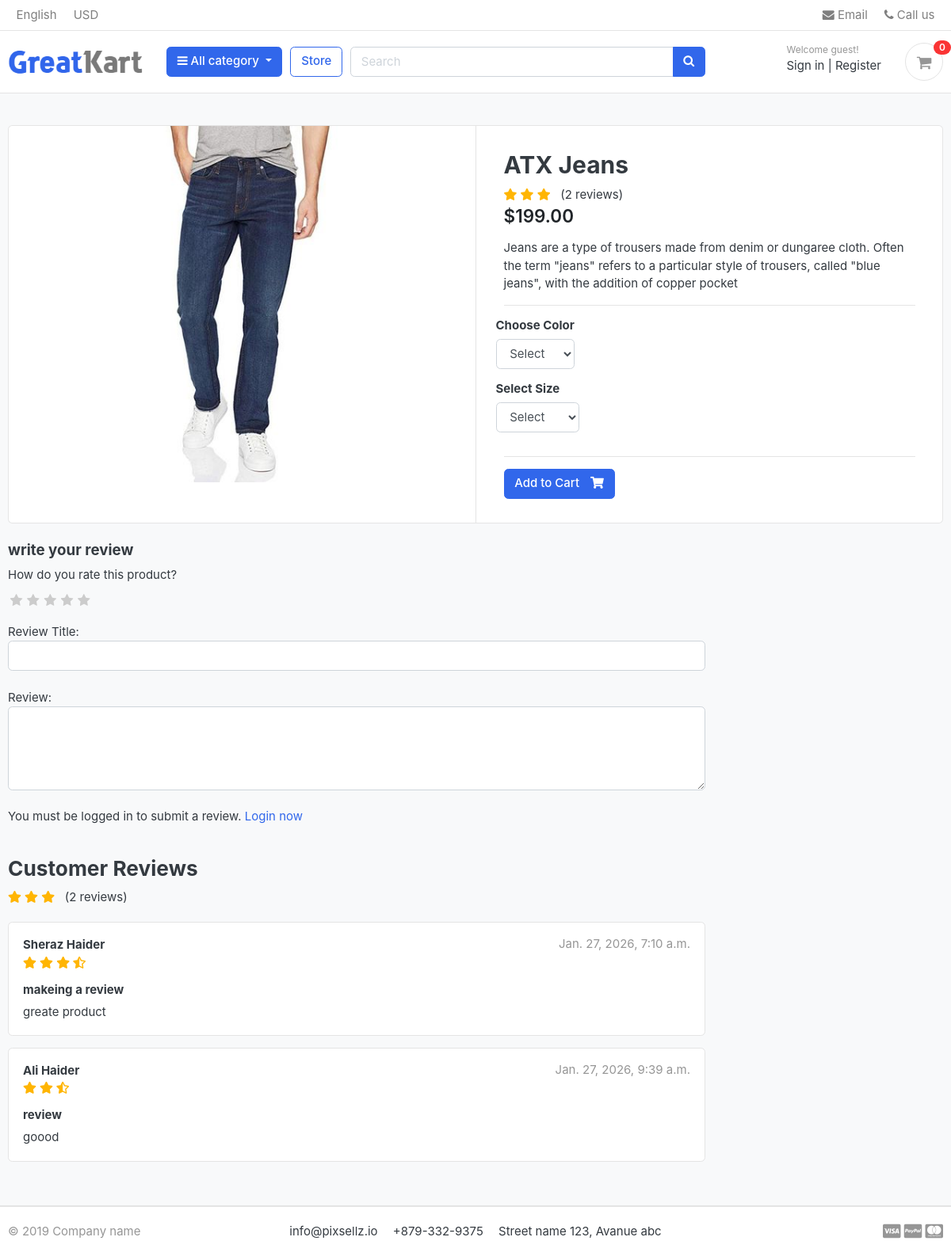
/store/category/jeans/atx-jeans/, run on the app's committed database.
### store/models.py (models this page shows, shortened)
class Product(models.Model):
    product_name    = models.CharField(max_length=200, unique=True)
    slug            = models.SlugField(max_length=200, unique=True)
    description     = models.TextField(max_length=500, blank=True)
    price           = models.DecimalField(max_digits=10, decimal_places=2)
    image           = models.ImageField(upload_to='photos/products')
    stock           = models.PositiveIntegerField()
    is_available    = models.BooleanField(default=True)
    category        = models.ForeignKey(Category, on_delete=models.CASCADE, related_name='products')
    created_date    = models.DateTimeField(auto_now_add=True)
    modified_date   = models.DateTimeField(auto_now=True)
    def averageReview(self):
        reviews = ReviewRating.objects.filter(product=self, status=True).aggregate(average=models.Avg('rating'))
        avg = 0
        if reviews['average'] is not None:
            avg = float(reviews['average'])
        return avg
    def countReview(self):
        reviews = ReviewRating.objects.filter(product=self, status=True).aggregate(count=models.Count('id'))
        count = 0
        if reviews['count'] is not None:
            count = int(reviews['count'])
        return count

class ReviewRating(models.Model):
    product     = models.ForeignKey(Product,on_delete=models.CASCADE)
    user        = models.ForeignKey(Account,on_delete=models.CASCADE)
    subject     = models.CharField(max_length=100,blank=True)
    review      = models.TextField(max_length=500,blank=True)
    rating      = models.FloatField()
    ip          = models.CharField(max_length=20,blank=True)
    status      = models.BooleanField(default=True)
    created_date  = models.DateTimeField(auto_now_add=True)
    updated_date  = models.DateTimeField(auto_now=True)

### accounts/models.py (models this page shows, shortened)
class Account(AbstractBaseUser):
    first_name      = models.CharField(max_length=50)
    last_name       = models.CharField(max_length=50)
    username        = models.CharField(max_length=50, unique=True)
    email           = models.EmailField(max_length=100, unique=True)
    phone_number    = models.CharField(max_length=50)
    date_joined     = models.DateTimeField(auto_now_add=True)
    last_login      = models.DateTimeField(auto_now=True)
    is_admin        = models.BooleanField(default=False)
    is_staff        = models.BooleanField(default=False)
    is_active       = models.BooleanField(default=True)
    is_superadmin   = models.BooleanField(default=False)
    USERNAME_FIELD = 'email'
    REQUIRED_FIELDS = ['username', 'first_name', 'last_name']
    objects = AccountManager()
    def fullname(self):
        return f'{self.first_name} {self.last_name}'

### store/views.py (the view)
# urls.py: path('category/<slug:category_slug>/<slug:product_slug>/',views.product_detail, name="product_detail"),
def product_detail(request,category_slug,product_slug ):
    try:
        single_product = Product.objects.get(category__slug=category_slug,slug= product_slug)
        in_cart=CartItem.objects.filter(cart__cart_id=_cart_id(request),product=single_product).exists()
    except Exception as e:
        raise e
    reviews = ReviewRating.objects.filter(product_id=single_product.id,status=True)
    context = {
        'single_product':single_product,
        'in_cart':in_cart,
        'reviews':reviews,
    }
    return render(request,'store/product_detail.html',context)

### carts/context_processers.py (called while the page is built)
def counter(request):
    cart_count = 0
    if 'admin' in request.path:
        return {}
    else:
        try:
            cart = Cart.objects.filter(cart_id = _cart_id(request))
            if request.user.is_authenticated:
                cart_items = CartItem.objects.all().filter(user=request.user)
            else:
                cart_items = CartItem.objects.all().filter(cart=cart[:1])
            for cart_item in cart_items:
                cart_count += cart_item.quantity
        except Cart.DoesNotExist:
            cart_count = 0
    return dict(cart_count=cart_count)

### carts/views.py (called while the page is built)
def _cart_id(request):
    cart = request.session.session_key
    if not cart:
        request.session.create()
        cart = request.session.session_key
    return cart

### category/context_processers.py (called while the page is built)
def menu_links(request):
    links = Category.objects.all()
    return dict(links= links)

### category/models.py (called while the page is built)
    def get_url(self):
        return reverse('products_by_category',args=[self.slug])

### store/models.py (called while the page is built)
    def colors(self):
        return super(VariationManagar,self).filter(variation_category='color',is_active =True)

    def sizes(self):
        return super(VariationManagar,self).filter(variation_category='size',is_active=True)

### templates/store/product_detail.html (shortened to what this page needs)
{% extends "base.html" %}
{% load static %}
{% block content %}
<section class="section-content padding-y bg">
<div class="container">
<div class="card">
	<div class="row no-gutters">
		<aside class="col-md-6">
<article class="gallery-wrap">
	<div class="img-big-wrap">
	   <a href="{{ single_product.image.url }}"><img src="{{ single_product.image.url }}"></a>
	</div>
</article>
		</aside>
		<main class="col-md-6 border-left">
<form action="{% url 'add_cart' single_product.id %}" method ="POST">
	<article class="content-body">
	<h2 class="title">{{ single_product.product_name }}</h2>
	<div class="rating-star">
    <span>
        <i class="fas fa-star{% if single_product.averageReview >= 1 %}{% elif single_product.averageReview >= 0.5 %}-half-alt{% else %}-alt{% endif %}"></i>
        <i class="fas fa-star{% if single_product.averageReview >= 2 %}{% elif single_product.averageReview >= 1.5 %}-half-alt{% else %}-alt{% endif %}"></i>
        <i class="fas fa-star{% if single_product.averageReview >= 3 %}{% elif single_product.averageReview >= 2.5 %}-half-alt{% else %}-alt{% endif %}"></i>
		<span>({{ single_product.countReview }} reviews)</span>
    </span>
</div>
	<div class="mb-3">
		<var class="price h4">${{single_product.price}}</var>
	</div>
	<p>{{single_product.description}}</p>
	<hr>
		<div class="row">
			<div class="item-option-select">
				<h6>Choose Color</h6>
				<select name="color" class="form-control" required>
					<option value="" disabled selected>Select</option>
				</select>
			</div>
		</div>
		<div class="row">
			<div class="item-option-select">
				<h6>Select Size</h6>
				<select name="size" class="form-control">
					<option value="" disabled selected>Select</option>
				</select>
			</div>
		</div>
		<hr>
		{% if single_product.stock %}
    <button type="submit" class="btn btn-primary">
        <span class="text">Add to Cart</span>
        <i class="fas fa-shopping-cart"></i>
    </button>
{% else %}
    <h5 class="text-danger">Out of Stock</h5>
{% endif %}
	</article>
</form>
		</main>
	</div>
</div>
<br>
<div class="row">
			<div class="col-md-9">
	<form action="{% url "submit_review" single_product.id %}" method='POST'>
		<h5>write your review</h5>
		<div>
			<label for="">How do you rate this product?</label>
			<br>
			<div class="rate">
				<input type="radio" name="rating" id="rating10" value="5" required><label for="rating10" title="5" ></label>
				<input type="radio" name="rating" id="rating8" value="4" required><label for="rating8" title="4" ></label>
				<input type="radio" name="rating" id="rating6" value="3" required><label for="rating6" title="3" ></label>
				<input type="radio" name="rating" id="rating4" value="2" required><label for="rating4" title="2" ></label>
				<input type="radio" name="rating" id="rating2" value="1" required><label for="rating2" title="1"></label>
			</div>
<br>
			Review Title:
			<input type="text" name="subject" class="form-control" >
			<br>
			Review:
			<textarea name="review" class="form-control" rows="4" ></textarea>
			<br>
			{% if user.is_authenticated %}
			<input type="submit" value="submit review" class="btn btn-primary">
			{% else %}
			<p>You must be logged in to submit a review. <span><a href="{% url "login" %}">Login now</a></span> </p>
			{% endif %}
		</div>
	</form>
	<br>
	<header class="section-heading">
		<h3>Customer Reviews </h3>
<div class="rating-star">
    <span>
        <i class="fas fa-star{% if single_product.averageReview >= 1 %}{% elif single_product.averageReview >= 0.5 %}-half-alt{% else %}-alt{% endif %}"></i>
        <i class="fas fa-star{% if single_product.averageReview >= 2 %}{% elif single_product.averageReview >= 1.5 %}-half-alt{% else %}-alt{% endif %}"></i>
        <i class="fas fa-star{% if single_product.averageReview >= 3 %}{% elif single_product.averageReview >= 2.5 %}-half-alt{% else %}-alt{% endif %}"></i>
		<span>({{ single_product.countReview }} reviews)</span>
    </span>
</div>
	</header>
	{% for review in reviews %}
	<article class="box mb-3">
		<div class="icontext w-100">
			<div class="text">
				<span class="date text-muted float-md-right">{{ review.created_date }}</span>
				<h6 class="mb-1">{{ review.user.fullname }} </h6>
<div class="rating-star">
    <span>
        <i class="fas fa-star{% if review.rating == 0.5 %}-half-alt{% elif review.rating < 1 %}-alt{% endif %}"></i>
        <i class="fas fa-star{% if review.rating == 1.5 %}-half-alt{% elif review.rating < 2 %}-alt{% endif %}"></i>
        <i class="fas fa-star{% if review.rating == 2.5 %}-half-alt{% elif review.rating < 3 %}-alt{% endif %}"></i>
        <i class="fas fa-star{% if review.rating == 3.5 %}-half-alt{% elif review.rating < 4 %}-alt{% endif %}"></i>
    </span>
</div>
			</div>
		</div>
		<div class="mt-3">
			<h6>{{ review.subject }}</h6>
			<p>
				{{ review.review }}
			</p>
		</div>
	</article>
	{% endfor %}
	</div>
</div>
</div>
</section>
{% endblock content %}

### static/css/ui.css (style rules this page uses)
html { font-family: "Inter", sans-serif; font-size: 15px; }
.content-body { flex: 1 1 auto; padding: 2rem 2.3rem; }
.padding-y { padding-top: 40px; padding-bottom: 40px; }
var { font-style: normal; }
article:after, .form-group:after { display: block; clear: both; content: ""; }
.bg { background-color: #f8f9fa; }
.section-heading { margin-bottom: 20px; margin-top: 15px; }
p:last-child { margin-bottom: 0; }
.btn .text + i { margin-left: 10px; }
.icontext { display: inline-flex; align-items: center; vertical-align: middle; }
.icontext .text { width: 100%; line-height: 1.2; }
.price { font-weight: 600; color: #212529; }
.box { padding: 18px; background: #fff; border-radius: 0.37rem; border: 1px solid #e4e4e4; }
.gallery-wrap .img-big-wrap { margin-bottom: 10px; border-radius: 0.37rem; overflow: hidden; background-color: #fff; }
.gallery-wrap .img-big-wrap a { text-align: center; display: block; }
.gallery-wrap .img-big-wrap img { height: 450px; width: auto; display: inline-block; }
.item-option-select { margin-bottom: 1rem; display: inline-block; margin-right: 15px; }

### ECOMMERCE/static/css/custom.css (style rules this page uses)
.rate { display: inline-block; border: 0; }
.rate > label { float: right; position: relative; }
.rate > label:before { display: inline-block; font-size: 1.1rem; font-family: FontAwesome; content: "\f005"; padding: 0.3rem .2rem; cursor: pointer; }
.rate > label { color: #ccc; }
.rating-star i { color: #ffb503 !important; }

### data on the page
Product: image (picture), product_name "ATX Jeans", countReview "2", price "199.00", description "Jeans are a type of trousers made from denim or dungaree cloth. Often the term \"jeans\" refers to a particular style of trousers, called \"blue jeans\", with the addition of copper pocket"
ReviewRating: created_date "Jan. 27, 2026, 7:10 a.m.", user.fullname "Sheraz Haider", rating 3.5 (drawn), subject "makeing a review", review "greate product"
ReviewRating: created_date "Jan. 27, 2026, 9:39 a.m.", user.fullname "Ali Haider", rating 2.5 (drawn), subject "review", review "goood"

### other printed values
{{ cart_count }} "0"
